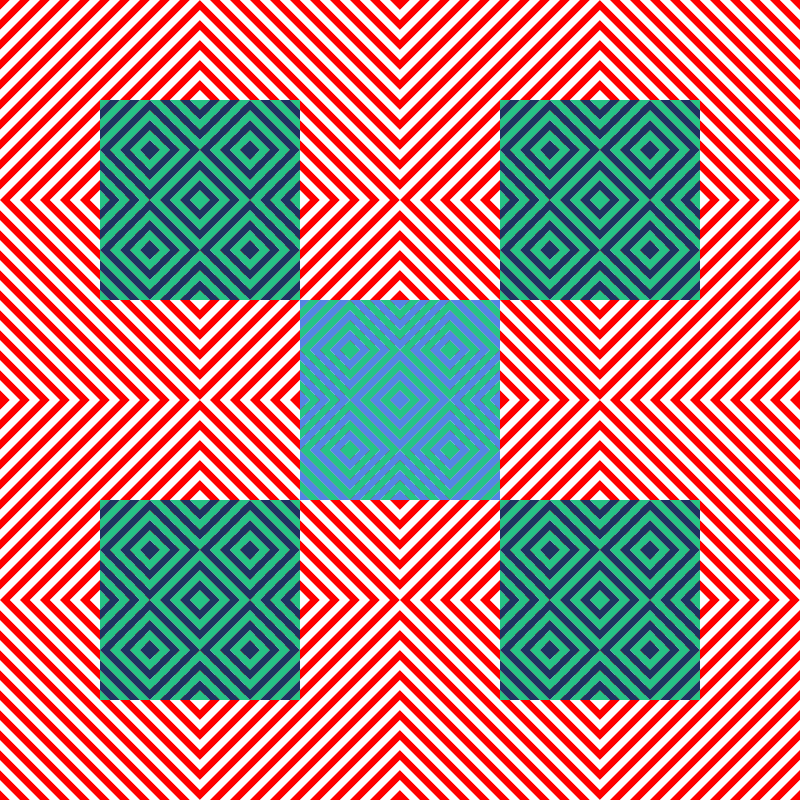
Frame 1 (no input)
Frame 60 (no input): identical to frame 1, image omitted
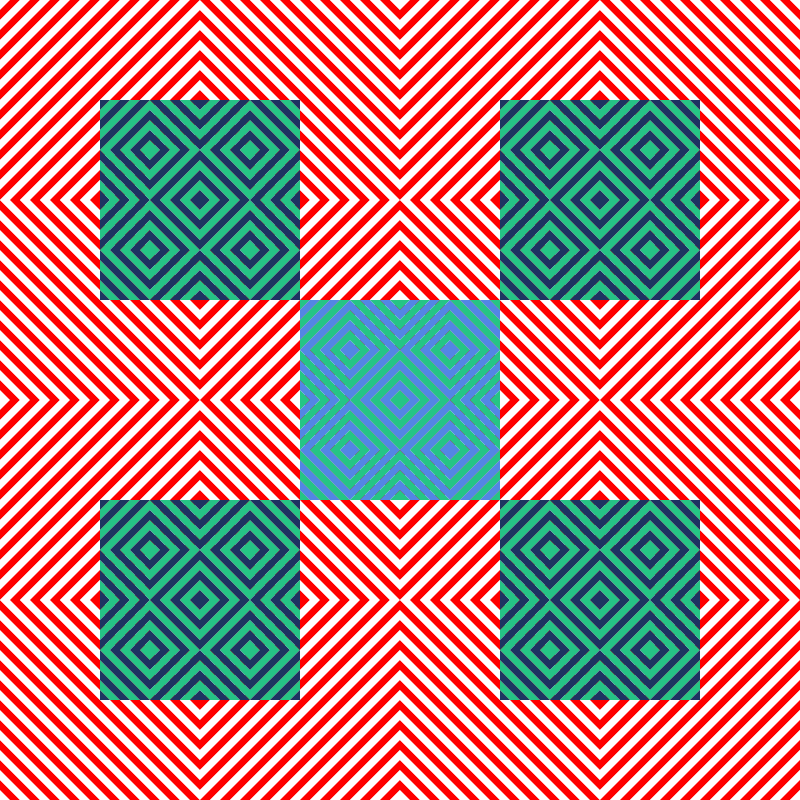
Frame 120 (the mouse pressed at the canvas centre since frame 60)

The p5.js sketch that drew these frames (run headless with seeded random() and noise() and a simulated clock; from frame 60 on, the mouse is pressed at the canvas centre):

// p5.js sketch
// ── sketch.js
let c1, c2, c3, c4, c5, c6;
let numStripes = 20;
let numCols, numRows
let sqSize;

function setup() {
  createCanvas(800, 800);
  c1 = "white";
  c2 = "red";
  c3 = "#1D3461";
  c4 = "#26C485";
  c5 = "#26C485";
  c6 = "#5386E4";
  noStroke();

  numCols = 4;
  numRows = 4;

  sqSize = width/numCols;
}

function draw() {
  background(255);

  fill(255);
  rect(100, 100, 200, 200)
  
  //fill the entire background
  tiledFill(0, 0, width, height, 20, numCols, c1, c2);

  tiledFill(100, 100, 200, 200, 5, 4, c3, c4);
  tiledFill(500, 100, 200, 200, 5, 4, c3, c4);
  tiledFill(100, 500, 200, 200, 5, 4, c3, c4);
  tiledFill(500, 500, 200, 200, 5, 4, c3, c4);

  tiledFill(300, 300, 200, 200, 5, 4, c5, c6);
  //swap colors for animation
  if(frameCount % 100 == 0){
    let tempColor = c1;
    c1 = c2;
    c2 = tempColor;

    tempColor = c3;
    c3= c4;
    c4 = tempColor;

    tempColor = c5;
    c5 = c6;
    c6 = tempColor;



  }

}


function tiledFill(x, y, w, h, count, dim, color1, color2){
  let sqSize = w / dim;

  for(let i = 0; i < dim; i++){
    for(let j = 0; j < dim; j++){

      if((i+j) % 2 == 0){
        diagonalFillForward(x + i * sqSize, y + j * sqSize, sqSize, sqSize, count, color1, color2);
      } else {
        diagonalFillBack(x + i * sqSize, y + j * sqSize, sqSize, sqSize, count, color1, color2);
      }
    }


    let tempColor = color1;
    color1 = color2;
    color2 = tempColor;
  }

}

function diagonalFillBack(x, y, w, h, c, color1, color2){
  //start in lower left corner
  let numStripes = c;

  let sw = w / numStripes;

  let x1, y1, x2, y2;

  let px1 = x, py1 = y + h, px2 = x, py2 = y + h; //set all previous points to bottom left hand corner

  for(let i = 0; i < numStripes * 2 + 1; i++){
    x1 = x + i * sw; //move along x

    if(x1 > x + w){  //x1 exceeds the right bounds
      y1 = y + h - (x1 - (x+w)); //how far off are ya? move up the y this amount!
      x1 = x+w; //max x out at the right bounds
    } else {
      y1 = y + h; //else y is the bottom bounds
    }

    y2 = y + h - i * sw; //move along y

    if(y2 < y){ //if y2 is less than y, the top of the square
      x2 = x + (y - y2); //how far off are ya? move right by this amount!
      y2 = y; //max y a the top of the bounds
    } else {
      x2 = x; //else x is the left hand side
    }

    if(i % 2 == 0){
      fill(color1);
    } else {
      fill(color2);
    }

    // line(x1, y1, x2, y2); //for simplified testing
    beginShape();
    vertex(x1, y1);
    vertex(x2, y2);
    vertex(px2, py2);
    vertex(px1, py1);
    endShape();

    //update the previous
    px1 = x1;
    py1 = y1;
    px2 = x2;
    py2 = y2;
  }
}

function diagonalFillForward(x, y, w, h, c, color1, color2){
  //start in lower left corner
  let numStripes = c;

  let sw = w / numStripes;

  let x1, y1, x2, y2;

  let px1 = x, py1 = y; px2 = x, py2 = y; //set all previous points to top left corner

  for(let i = 0; i < numStripes * 2 + 1; i++){
    x1 = x + i * sw; //move along x

    if(x1 > x + w){ //if x is greate than the right side bounds
      y1 = y + (x1 - (x+w)); //how far off are ya? ove up this amount
      x1 = x+w; //max x out at the right hand side;
    } else {
      y1 = y; //y1 is at the top of the bounds
    }

    y2 = y + i * sw; //move along the y

    if(y2 > y + h){ //if y2 is greater than the bottom limit
      x2 = x + (y2 - (y + h)); //how far off are ya? move the x by this amoutn
      y2 = y + h; //limit y2 to the bottom of the bounds
    } else {
      x2 = x; //x2 is on the left hand side
    }

    if(i % 2 == 0){
      fill(color1);
    } else {
      fill(color2);
    }

    // line(x1, y1, x2, y2); //debug
    beginShape();
    vertex(x1, y1);
    vertex(x2, y2);
    vertex(px2, py2);
    vertex(px1, py1);
    endShape(CLOSE);

    //update the previous
    px1 = x1;
    py1 = y1;
    px2 = x2;
    py2 = y2;
  }
}

//you started with this as a poc
function diagonalLines(x, y, w, h){
  //start in lower left corner
  let numStripes = 8;

  let sw = w / numStripes;

  let x1, y1, x2, y2;

  for(let i = 0; i < numStripes * 2; i++){
    x1 = x + i * sw;

    if(x1 > x + w){
      y1 = y + h - ((x + i * sw) - (x+w));
      x1 = x+w;
    } else {
      y1 = y + h;
    }

    y2 = y + h - i * sw;

    if(y2 < y){ //if y is greater than the
      x2 = x + w - (y2 + y);
      y2 = y;
    } else {
      x2 = x
    }

    line(x1, y1, x2, y2);
  }
}
